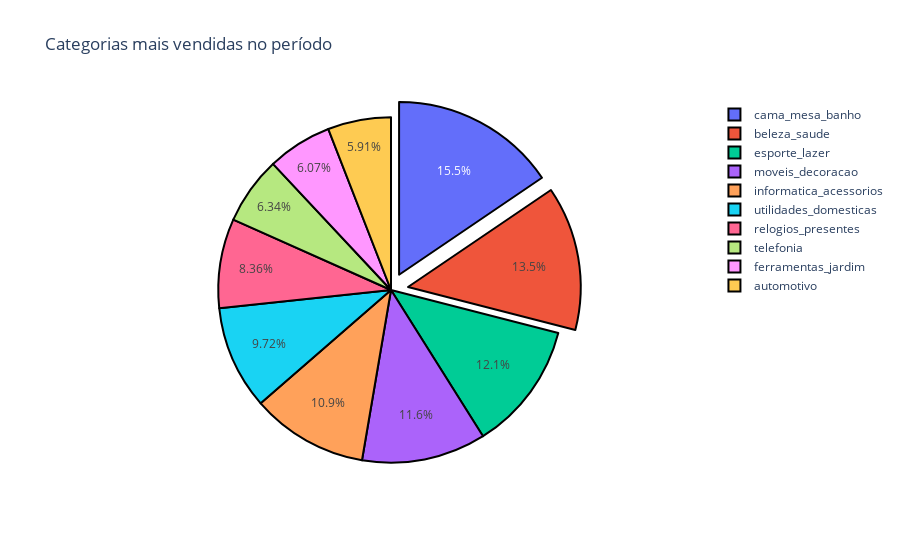

The code cell stored with this chart in its notebook:
### Markdown cell above
## Montando o gráfico com as categorias mais vendidas

### Code cell
trace = go.Pie(labels = categ_mais_vendidas.index,
               values = categ_mais_vendidas.values,
               pull=[0.1,0.1,0,0,0,0,0,0,0,0],
               direction='clockwise',
               marker = {'line' : {'color':'#000000','width':2}}
              )

# Armazenando gráfico em uma lista

data = [trace]

# Criando Layout

layout = go.Layout(title='Categorias mais vendidas no período')

# Criando figura que será exibida
fig = go.Figure(data=data, layout=layout)

py.iplot(fig)

### Figure 1 — Plotly figure (JSON) as saved in the notebook; plotly's stock layout.template omitted (floating-point values rounded to 4 significant figures)
{"data": [{"direction": "clockwise", "labels": ["cama_mesa_banho", "beleza_saude", "esporte_lazer", "moveis_decoracao", "informatica_acessorios", "utilidades_domesticas", "relogios_presentes", "telefonia", "ferramentas_jardim", "automotivo"], "marker": {"line": {"color": "#000000", "width": 2}}, "pull": [0.1, 0.1, 0, 0, 0, 0, 0, 0, 0, 0], "type": "pie", "values": [11115, 9670, 8641, 8334, 7827, 6964, 5991, 4545, 4347, 4235]}], "layout": {"title": {"text": "Categorias mais vendidas no período"}}}
